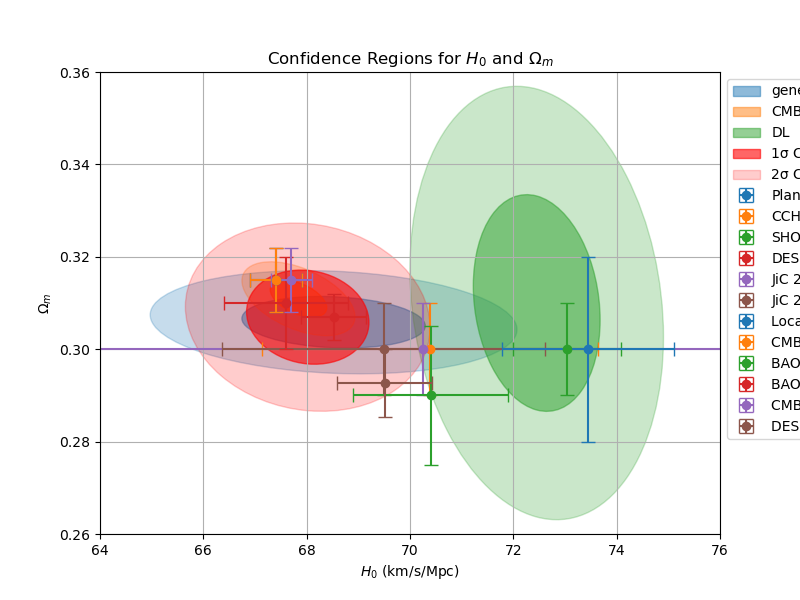

Recreate this plot in Python.
import numpy as np
import matplotlib.pyplot as plt
from matplotlib.patches import Ellipse
import matplotlib.colors as mcolors


def mean_cov_without_errors(x, y):
    return np.mean(x, y), np.cov(x, y)

def mean_cov(x, y, x_sig, y_sig):
    x_weights = 1 / (x_sig**2) # weights are inverse of variance
    y_weights = 1 / (y_sig**2)

    # Normalize weights
    x_weights = x_weights / np.sum(x_weights)
    y_weights = y_weights / np.sum(y_weights)

    # Calculate weighted mean
    mean_x = np.sum(x_weights * x)
    mean_y = np.sum(y_weights * y)
    mean = np.array([mean_x, mean_y])

    # Calculate weighted covariance
    cov = np.zeros((2, 2))
    for i in range(len(x)):
        cov[0, 0] += x_weights[i] * (x[i] - mean_x) ** 2
        cov[1, 1] += y_weights[i] * (y[i] - mean_y) ** 2
        cov[0, 1] += x_weights[i] * y_weights[i] * (x[i] - mean_x) * (y[i] - mean_y)

    # Since covariance matrix is symmetric
    cov[1, 0] = cov[0, 1]

    return mean, cov

def plot_confidence_ellipse(ax, mean, cov, n_std=1.0, **kwargs):
    # Calculate the eigenvalues and eigenvectors of the covariance matrix
    eigenvalues, eigenvectors = np.linalg.eigh(cov)
    # Calculate the angle of the ellipse
    angle = np.arctan2(*eigenvectors[:, 0][::-1])
    # Width and height of the ellipse
    width, height = 2 * n_std * np.sqrt(eigenvalues)
    # Create the ellipse
    ellipse = Ellipse(mean, width, height, angle=np.degrees(angle), **kwargs)
    ax.add_patch(ellipse)

def plot_confidence_region(ax, x_data, y_data, label, std_dev=[1, 2], **kwargs):
    if isinstance(x_data, tuple):
        x, xerr = np.asarray(x_data[0]), np.asarray(x_data[1])
        y, yerr = np.asarray(y_data[0]), np.asarray(y_data[1])
        mean, cov = mean_cov(x, y, xerr, yerr)
    else:
        mean, cov = mean_cov_without_errors(x_data, y_data)

    for i in std_dev:
        if i != 1:
            plot_confidence_ellipse(ax, mean, cov, n_std=i, fill=True, alpha=0.5 / i, **kwargs)
        else:
            plot_confidence_ellipse(ax, mean, cov, n_std=i, fill=True, alpha=0.5/i, label=f'{label}', **kwargs)


def data():
    H0 = (np.array([67.4, 70.39, 73.04, 68.52, 70.26, 69.49]),
          np.array([0.5, 3.25, 1.04, 0.62, 7.09, 3.12]))

    Om = (np.array([0.315, 0.3, 0.3, 0.307, 0.3, 0.3]),
          np.array([0.007, 0.01, 0.01, 0.005, 0.01, 0.01]))

    names = ['Planck', 'CCHP', 'SHOES', 'DESI', 'JiC 2023', 'JiC 2024']

    return H0, Om

def CB_data():
    # data from CMB and BAO
    H0 = (np.array([67.4, 68.52]),
        np.array([0.5, 0.62]))

    Om = (np.array([0.315, 0.307]),
        np.array([0.107,0.105]))

    names = ['Planck', 'DESI']

    return H0, Om

def DL_data():
    # Data from distance ladder methods
    H0 = (
        np.array([70.39, 73.04, 70.26, 69.49]),
        np.array([3.25, 1.04, 7.09, 3.12])
    )

    Om = (
        np.array([0.3, 0.29, 0.3, 0.35]),
        np.array([0.01, 0.01, 0.01, 0.01]))

    names = ['CCHP', 'SHOES', 'JiC 2023', 'JiC 2024']

    return H0, Om

names = ['Planck', 'CCHP', 'SHOES', 'DESI', 'JiC 2023', 'JiC 2024']

# Create the figure
colors = list(mcolors.TABLEAU_COLORS.values())  # Ensure the number of colors matches the number of points

plt.figure(figsize=(8, 6))
H0, Om = data()
for i, name in enumerate(names):
    plt.errorbar(H0[0][i], Om[0][i], xerr=H0[1][i], yerr=Om[1][i], fmt='o', label=name, capsize=5, color=colors[i])

# for i, name in enumerate(names):
#     plt.annotate(name, H0[0][i], Om[0][i], textcoords="offset points", xytext=(0,10), ha='center')

for i, data in enumerate([data(), CB_data(), DL_data()]):
    sample_id = ['general', 'CMB-BAO', 'DL']
    plot_confidence_region(plt.gca(), data[0], data[1], sample_id[i], std_dev=[1, 2], edgecolor=colors[i], facecolor=colors[i])


# for i, (H0_data, Om_data, H0_err_data, Om_err_data) in enumerate(zip((BG_H0, DL_H0), (BG_Om, DL_Om), (BG_H0_err, DL_H0_err), (BG_Om_err, DL_Om_err))):
#     mean, cov = mean_cov(H0_data, Om_data, H0_err_data, Om_err_data)
#     plot_confidence_ellipse(plt.gca(), mean, cov, n_std=1, edgecolor=colors[i], facecolor=colors[i], fill=True, alpha=0.6, label=f"$1 \sigma$ {names[i]}")
#     plot_confidence_ellipse(plt.gca(), mean, cov, n_std=2, edgecolor=colors[i], facecolor=colors[i], fill=True, alpha=0.2, label=f"$2 \sigma$ {names[i]}")

import pandas as pd
class read_data:
    def __init__(self, file_path="./dataset.csv"):
        try:
            self.df = pd.read_csv(file_path)
            self.hubble = self.df['H0']
            self.hubble_sigma = self.df['sigmaH0']
            self.Om = self.df['Om']
            self.Om_sigma = self.df['sigmaOm']
            self.Ode = self.df['Ode']
            self.Ode_sigma = self.df['sigmaOde']
            self.dataset = self.df['Dataset']
            self.year = self.df['Year']
        except FileNotFoundError:
            print(f"Error: The file {file_path} was not found.")
            self.df = None
        except Exception as e:
            print(f"An error occurred: {e}")
            self.df = None

    def get_hubble(self):
        return (np.array(self.hubble), np.array(self.hubble_sigma))

    def get_matter(self):
        return (np.array(self.Om), np.array(self.Om_sigma))

    def get_lambda(self):
        return (np.array(self.Ode), np.array(self.Ode_sigma))

    def get_detection(self):
        return np.array(self.detections)

    def get_dataset(self):
        return self.dataset

    def get_year(self):
        return self.year


rd = read_data()
H0, H0_err = rd.get_hubble()
Om, Om_err = rd.get_matter()

for i, name, year in zip(range(len(H0)), rd.get_dataset(), rd.get_year()):
    plt.errorbar(H0[i], Om[i], xerr=H0_err[i], yerr=Om_err[i], label=name+f' ({year})', fmt='o', capsize=5, color=colors[i])

# without discriminating over detection types
mean, cov = mean_cov(H0, Om, H0_err, Om_err)
plot_confidence_ellipse(plt.gca(), mean, cov, n_std=1, edgecolor='red', facecolor='red', fill=True, alpha=0.6, label='1σ Confidence Region')
plot_confidence_ellipse(plt.gca(), mean, cov, n_std=2, edgecolor='red', facecolor='red', fill=True, alpha=0.2, label='2σ Confidence Region')

# Set limits and labels
plt.xlim(64, 76)
plt.ylim(0.26, 0.36)
plt.xlabel('$H_0$ (km/s/Mpc)')
plt.ylabel('$\Omega_m$')
plt.title('Confidence Regions for $H_0$ and $\Omega_m$')
plt.legend(loc='upper left', bbox_to_anchor=(1, 1))
plt.grid()
plt.savefig('Om-H0.png')
plt.show()
